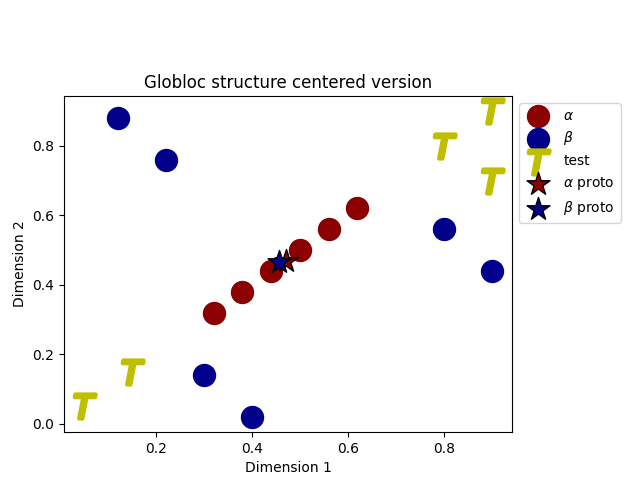

Source code (Python):
from cProfile import label
import numpy as np 
import matplotlib.pyplot as plt
import pandas as pd

data_all = np.array([
     
     [.04,.98], # B
    [.12,.74], # B
    [.24,.88], # B

    [.36,.04], # B
    [.56,.1], # B
    [.7,.52], # B




    [.02,.02], # A
    [.08,.08], # A
    [.14,.14], # A

    [.2,.2], # A
    [.26,.26], # A
    [.32,.32], # A



    [.12, .28],  # generalization test item
    [.28, .12],  # generalzation test items
    [.48, .48],  # generalization test item
    [.6, .6],  # generalzation test items

    [.8, .6],  # generalzation test items

])

data_a = np.array([
  

    [.32,.32], # A
    [.38,.38], # A
    [.44,.44], # A

    [.50,.50], # A
    [.56,.56], # A
    [.62,.62], # A


])


data_b = np.array([

    [.12,.88], # B
    [.22,.76], # B

    [.4,.02], # B
    [.3,.14], # B

    [.8,.56], # B
    [.9,.44], # B

])

data_t = np.array([

    [.05, .05],  # generalization test item
    [.15, .15],  # generalzation test items
    [.8, .8],  # generalization test item
    [.9, .9],  # generalzation test items

    [.9, .7],  # generalzation test items

    

    

    


])


data_g = np.array([

   [.78,.14], # C
   [.9,.06], # C
   [.94,.18], # C

   [.04,.44], # C
   [.06,.62], # C
   [.18,.58], # C


])


data_d = np.array([

   [.26, 1], # D
   [.34, 1], # D
   [.42, 1], # D

   [.5, 1], # D
   [.58, 1], # D
   [.66, 1], # D
])




average_Ax = np.mean(data_a[:,0])
average_Ay = np.mean(data_a[:,1])



average_Bx = np.mean(data_b[:,0])
average_By = np.mean(data_b[:,1])


plt.scatter(data_a[:,0],data_a[:,1], c= 'darkred', s= 250, edgecolor= 'darkred', linewidths=1, marker= 'o', label= (r'$\alpha$'))
plt.scatter(data_b[:,0],data_b[:,1],c = 'darkblue', s= 250, edgecolor= 'darkblue', linewidths=1, marker = 'o', label= (r'$\beta$'))
plt.scatter(data_t[:,0],data_t[:,1], c = 'y', s= 300, edgecolor= 'y', linewidths=3, marker = r'$T$', label = ('test'))
plt.scatter(average_Ax,average_Ay, c= 'darkred', s= 300, edgecolor= 'k', marker= '*', label= (r'$\alpha$' + " proto"))
plt.scatter(average_Bx,average_By, c= 'darkblue', s= 300, edgecolor= 'k', marker= '*', label= (r'$\beta$' + " proto"))


plt.subplots_adjust(left=0.1, bottom=0.1, right=0.80, top=0.8)
plt.legend(bbox_to_anchor=(1,1), loc="upper left")
#plt.legend(loc="lower right")
plt.xlabel("Dimension 1")
plt.ylabel("Dimension 2")
plt.title("Globloc structure centered version")
plt.savefig('Globloc_CenteredVersion.png')